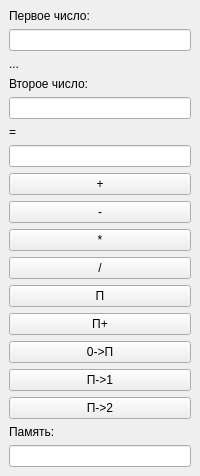
<?xml version="1.0" encoding="UTF-8"?>
<ui version="4.0">
    <class>MainWindow</class>
    <widget class="QMainWindow" name="MainWindow">
        <widget class="QWidget" name="centralWidget">
            <layout class="QVBoxLayout" name="verticalLayout">
                <item>
                    <widget class="QLabel" name="labelFirstNumber">
                        <property name="text">
                            <string>Первое число:</string>
                        </property>
                    </widget>
                </item>
                <item>
                    <widget class="QLineEdit" name="lineEditFirstNumber"/>
                </item>
                <item>
                    <widget class="QLabel" name="labelPlus">
                        <property name="text">
                            <string>...</string>
                        </property>
                    </widget>
                </item>
                <item>
                    <widget class="QLabel" name="labelSecondNumber">
                        <property name="text">
                            <string>Второе число:</string>
                        </property>
                    </widget>
                </item>
                <item>
                    <widget class="QLineEdit" name="lineEditSecondNumber"/>
                </item>
                <item>
                    <widget class="QLabel" name="labelEqualSign">
                        <property name="text">
                            <string>=</string>
                        </property>
                    </widget>
                </item>
                <item>
                    <widget class="QLineEdit" name="labelResult"/>
                </item>
                <item>
                    <widget class="QPushButton" name="pushButtonAdd">
                        <property name="text">
                            <string>+</string>
                        </property>
                    </widget>
                </item>
                <item>
                    <widget class="QPushButton" name="pushButtonSubtract">
                        <property name="text">
                            <string>-</string>
                        </property>
                    </widget>
                </item>
                <item>
                    <widget class="QPushButton" name="pushButtonMultiply">
                        <property name="text">
                            <string>*</string>
                        </property>
                    </widget>
                </item>
                <item>
                    <widget class="QPushButton" name="pushButtonDivide">
                        <property name="text">
                            <string>/</string>
                        </property>
                    </widget>
                </item>

                <item>
                    <widget class="QPushButton" name="pushButtonStoreInMemory">
                        <property name="text">
                            <string>П</string>
                        </property>
                    </widget>
                </item>
                <item>
                    <widget class="QPushButton" name="pushButtonAddToMemory">
                        <property name="text">
                            <string>П+</string>
                        </property>
                    </widget>
                </item>
                <item>
                    <widget class="QPushButton" name="pushButtonClearMemory">
                        <property name="text">
                            <string>0->П</string>
                        </property>
                    </widget>
                </item>
                <item>
                    <widget class="QPushButton" name="pushButtonMemoryToOperand1">
                        <property name="text">
                            <string>П->1</string>
                        </property>
                    </widget>
                </item>
                <item>
                    <widget class="QPushButton" name="pushButtonMemoryToOperand2">
                        <property name="text">
                            <string>П->2</string>
                        </property>
                    </widget>
                </item>

                <item>
                    <widget class="QLabel" name="labelMemory">
                        <property name="text">
                            <string>Память:</string>
                        </property>
                    </widget>
                </item>
                <item>
                    <widget class="QLineEdit" name="lineEditMemory"/>
                </item>

            </layout>
        </widget>
    </widget>
    <resources/>
    <connections/>
</ui>
